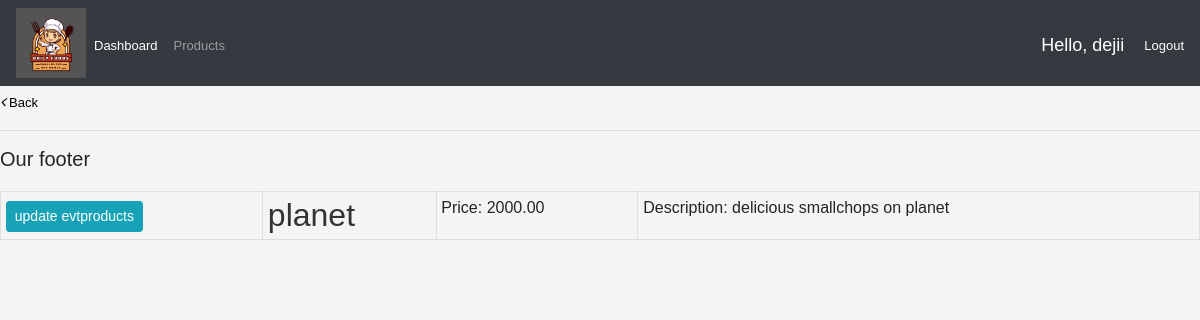
/evtproducts/2/ (signed in), run on the app's committed database.
### smallchops/models.py (models this page shows, shortened)
class EvtProduct(models.Model):
    name = models.CharField(max_length=200, null=True)
    price = models.DecimalField(max_digits=7, decimal_places=2)
    description = models.TextField(max_length=500, null=True, blank=True)
    evtimage = models.ImageField( upload_to="eventproducts/", null=True, blank=True)

### smallchops/decorators.py (the view)
        def wrapper_func(request, *args, **kwargs):
            group = None
            if request.user.groups.exists():
                group = request.user.groups.all()[0].name
            if group in allowed_roles:
              return view_func(request, *args, **kwargs)
            else:
                return HttpResponse('you are not allowed to view this page')

### smallchops/views.py (called while the page is built)
@login_required(login_url='login')
@allowed_users(allowed_roles=['admin'])
def evtproduct_detail(request, pk):
    evtproduct = get_object_or_404(EvtProduct, pk=pk)
    return render(request, 'admin/evtproduct_detail.html', {'evtproduct': evtproduct})

### templates/admin/evtproduct_detail.html (shortened to what this page needs)
{% extends 'admin/base.html' %}
{% block content %}
<a href="{% url 'evtproduct_list' %}"><i style='font-size:15px' class='fas fa-angle-left'></i> Back</a>
<table class=" table table-sm">
  <tr>
    <td><a class="btn btn-sm btn-info"  href="{% url 'evtproduct_update' evtproduct.pk %}">update evtproducts</a></td>
    <td><h2>{{ evtproduct.name }}</h2></td>
    <td><p>Price: {{ evtproduct.price }}</p></td>
    <td><p>Description: {{ evtproduct.description }}</p></td>
  </tr>
{% endblock %}

### templates/admin/Navbar.html (shortened to what this page needs)
{% load static %}
<nav class="navbar navbar-expand-lg navbar-dark bg-dark">
    <Img src="{% static 'images/logo/Logo2.png' %}" height="70px" width="70px">
    <div class="collapse navbar-collapse" id="navbarNavAltMarkup">
      <ul class="navbar-nav">
        <li class="navbar-nav">
        <a class="nav-link active" href="{% url 'home' %}">Dashboard</a>
        </li>
        <li class="navbar-nav">
        <a class="nav-link" href="{% url 'product_list' %}">Products</a>
        </li>
      </ul>
    </div>
    <a class="hello-msg" href="{% url 'daily_total' %}">Hello, {{ request.user }}</a>
    <span><a class="cate" href="{% url 'logout' %}">Logout</a></span>
</nav>

### static/css/real.css (style rules this page uses)
body { background-color: #ebeff5; }

### static/css/admin.css (style rules this page uses)
body, h1, h2, p, ul, li { margin: 0; padding: 0; }
body { font-family: Arial, sans-serif; background-color: #f4f4f4; }
.cate { color: white; }
h2 { color: #333; }
a { text-decoration: none; color: #3498db; }
body, h1, h2, h3, p, ul, li { margin: 0; padding: 0; }
ul { list-style: none; }
li { margin-bottom: 10px; }
table { width: 100%; border-collapse: collapse; margin-top: 20px; }
th, td { border: 1px solid #ddd; padding: 8px; text-align: left; }
.hello-msg { font-size: 18px; color: #fff; margin-right: 20px; }
a { display: block; margin-top: 5px; text-decoration: none; color: black; font-size: small; }

### data on the page
EvtProduct: name "planet", price "2000.00", description "delicious smallchops on planet"

### other printed values
{{ request.user }} "dejii"
